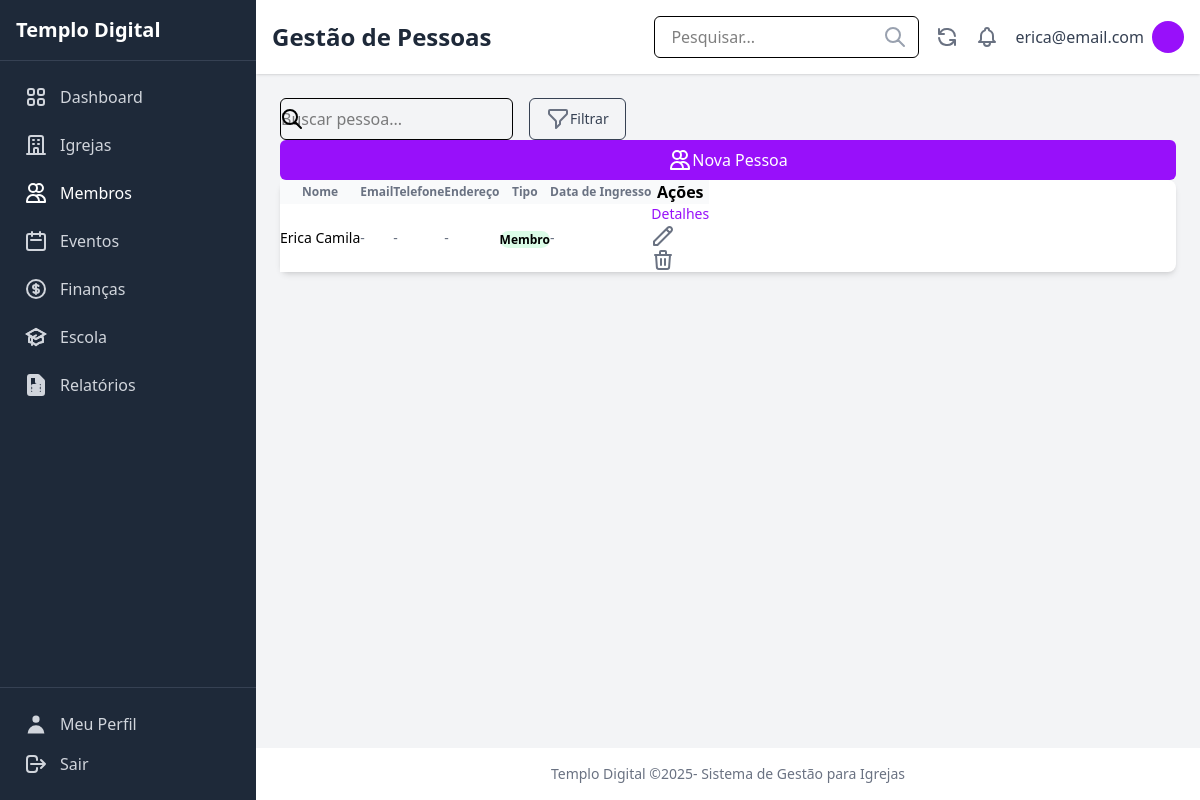
The app's page /membros/ (signed in), older data.
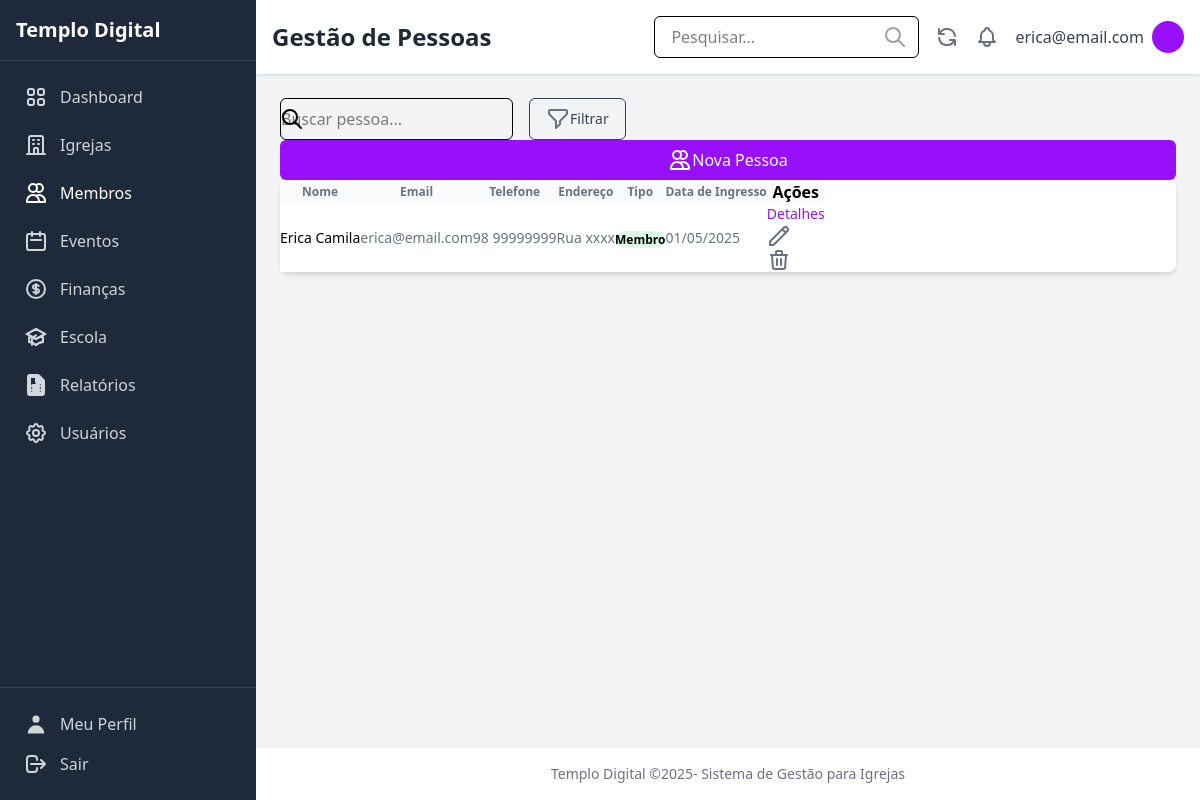
The same page, newer data.
### members/models.py (models this page shows, shortened)
class Member(models.Model):
    MEMBER_TYPE_CHOICES = [
        ("membro", "Membro"),
        ("visitante", "Visitante"),
        ("obreiro", "Obreiro"),
    ]
    GENDER_CHOICES = [
        ("M", "Masculino"),
        ("F", "Feminino"),
        ("O", "Outro"),
    ]
    MARITAL_STATUS_CHOICES = [
        ("solteiro", "Solteiro(a)"),
        ("casado", "Casado(a)"),
        ("divorciado", "Divorciado(a)"),
        ("viuvo", "Viúvo(a)"),
    ]
    STATUS_CHOICES = [
        ("ativo", "Ativo"),
        ("inativo", "Inativo"),
        ("transferido", "Transferido"),
        ("disciplina", "Em Disciplina"),
        ("visitante", "Visitante"),
    ]
    user = models.OneToOneField(settings.AUTH_USER_MODEL, on_delete=models.SET_NULL, null=True, blank=True, verbose_name="Usuário do Sistema")
    name = models.CharField(max_length=255, verbose_name="Nome Completo")
    birth_date = models.DateField(null=True, blank=True, verbose_name="Data de Nascimento")
    gender = models.CharField(max_length=10, choices=GENDER_CHOICES, null=True, blank=True, verbose_name="Sexo")
    marital_status = models.CharField(max_length=15, choices=MARITAL_STATUS_CHOICES, null=True, blank=True, verbose_name="Estado Civil")
    address = models.TextField(blank=True, null=True, verbose_name="Endereço")
    phone = models.CharField(max_length=20, blank=True, null=True, verbose_name="Telefone")
    email = models.EmailField(blank=True, null=True, verbose_name="Email")
    baptism_date = models.DateField(null=True, blank=True, verbose_name="Data de Batismo")
    join_date = models.DateField(blank=True, null=True, verbose_name="Data de Ingresso")
    origin_church = models.CharField(max_length=255, blank=True, null=True, verbose_name="Igreja de Origem")
    member_type = models.CharField(max_length=50, choices=MEMBER_TYPE_CHOICES, default="membro", verbose_name="Tipo de Membro") # Pode ser redundante com role
    role = models.CharField(max_length=100, blank=True, null=True, verbose_name="Cargo/Função")
    status = models.CharField(max_length=15, choices=STATUS_CHOICES, default="ativo", verbose_name="Status")
    church = models.ForeignKey(Church, on_delete=models.SET_NULL, null=True, blank=True, related_name="members", verbose_name="Igreja Atual")
    photo = models.ImageField(upload_to='member_photos/', null=True, blank=True, verbose_name="Foto")
    notes = models.TextField(blank=True, null=True, verbose_name="Observações")
    created_at = models.DateTimeField(auto_now_add=True, verbose_name="Criado em")
    updated_at = models.DateTimeField(auto_now=True, verbose_name="Atualizado em")
    class Meta:
        verbose_name = "Membro"
        verbose_name_plural = "Membros"
        ordering = ["name"]

### members/views.py (the view)
# urls.py: path("", views.MemberListView.as_view(), name="member_list"),
@method_decorator(login_required, name='dispatch')
class MemberListView(ListView):
    model = Member
    template_name = "members/member_list.html"
    context_object_name = "members"
    paginate_by = 15
    def get_queryset(self):
        queryset = super().get_queryset().select_related("church")
        return queryset.order_by("name")
    def get_context_data(self, **kwargs):
        context = super().get_context_data(**kwargs)
        context['active_menu'] = 'members'
        return context

### members/templates/members/member_list.html (shortened to what the changed rows need)
{% extends "core/base.html" %}
{% load static humanize %}
{% block page_title %}Gestão de Pessoas{% endblock %}
{% block content %}
<div class="bg-white shadow-md rounded-lg overflow-x-auto">
    <table class="min-w-full divide-y divide-gray-200">
        <thead class="bg-gray-50">
            <tr>
                <th scope="col" class="px-6 py-3 text-left text-xs font-medium text-gray-500 uppercase tracking-wider">Nome</th>
                <th scope="col" class="px-6 py-3 text-left text-xs font-medium text-gray-500 uppercase tracking-wider">Email</th>
                <th scope="col" class="px-6 py-3 text-left text-xs font-medium text-gray-500 uppercase tracking-wider">Telefone</th>
                <th scope="col" class="px-6 py-3 text-left text-xs font-medium text-gray-500 uppercase tracking-wider">Endereço</th>
                <th scope="col" class="px-6 py-3 text-left text-xs font-medium text-gray-500 uppercase tracking-wider">Tipo</th>
                <th scope="col" class="px-6 py-3 text-left text-xs font-medium text-gray-500 uppercase tracking-wider">Data de Ingresso</th>
                <th scope="col" class="relative px-6 py-3">
                    <span class="sr-only">Ações</span>
                </th>
            </tr>
        </thead>
        <tbody class="bg-white divide-y divide-gray-200">
            {% for member in members %}
            <tr>
                <td class="px-6 py-4 whitespace-nowrap">
                    <div class="flex items-center">
                        <div class="ml-4">
                            <div class="text-sm font-medium text-gray-900">{{ member.name }}</div>
                        </div>
                    </div>
                </td>
                <td class="px-6 py-4 whitespace-nowrap text-sm text-gray-500">{{ member.email|default:"-" }}</td>
                <td class="px-6 py-4 whitespace-nowrap text-sm text-gray-500">{{ member.phone|default:"-" }}</td>
                <td class="px-6 py-4 whitespace-nowrap text-sm text-gray-500">{{ member.address|truncatechars:30|default:"-" }}</td>
                <td class="px-6 py-4 whitespace-nowrap">
                    <span class="px-2 inline-flex text-xs leading-5 font-semibold rounded-full
                        {% if member.member_type == 'MEMBRO' %} bg-blue-100 text-blue-800
                        {% elif member.member_type == 'VISITANTE' %} bg-yellow-100 text-yellow-800
                        {% else %} bg-green-100 text-green-800 {% endif %}">
                        {{ member.get_member_type_display }}
                    </span>
                </td>
                <td class="px-6 py-4 whitespace-nowrap text-sm text-gray-500">{{ member.join_date|date:"d/m/Y"|default:"-" }}</td>
                <td class="px-6 py-4 whitespace-nowrap text-right text-sm font-medium">
                    <a href="{% url 'members:member_detail' member.pk %}" class="text-purple-600 hover:text-purple-900 mr-3">Detalhes</a>
                    <a href="{% url 'members:member_edit' member.pk %}" class="text-indigo-600 hover:text-indigo-900 mr-3">{% include 'icons/edit.html' %}</a>
                    <a href="{% url 'members:member_delete' member.pk %}" class="text-red-600 hover:text-red-900">{% include 'icons/trash.html' %}</a>
                </td>
            </tr>
            {% empty %}
            <tr>
                <td colspan="7" class="px-6 py-10 text-center text-sm text-gray-500">Nenhuma pessoa cadastrada ainda.</td>
            </tr>
            {% endfor %}
        </tbody>
    </table>
</div>
{% endblock %}

### core/templates/core/base.html (shortened to what the changed rows need)
{% load static tailwind_tags %}
<!DOCTYPE html>
<html lang="pt-br">
  <head>
    {% tailwind_css %}
  </head>
  <body class="bg-gray-100 flex min-h-screen">
    {% if user.is_authenticated %}
      <aside class="w-64 bg-gray-800 text-white flex flex-col fixed inset-y-0 left-0">
        <div class="p-4 border-b border-gray-700">
          <h1 class="text-xl font-semibold">Templo Digital</h1>
        </div>
        <nav class="flex-grow p-4">
          <ul class="space-y-2">
            {% if user.role == 'admin' %}
              <li>
                <a href="{% url 'users:user_list' %}"
                  class="flex items-center p-2 {% if active_menu == 'users' %}
                    bg-purple-700 text-white
                  {% else %}
                    text-gray-300 hover:bg-gray-700 hover:text-white
                  {% endif %} rounded-md">
                  <span class="ml-3">Usuários</span>
                </a>
              </li>
            {% endif %}
          </ul>
        </nav>
      </aside>
    {% endif %}
    {% if user.is_authenticated %}
    <div class="flex-1 flex flex-col ml-64">
    {% else %}
    <div class="flex-1 flex flex-col">
    {% endif %}
        {% if user.is_authenticated %}
      <header class="bg-white shadow-sm p-4 flex justify-between items-center">
        <div>
          <h1 class="text-2xl font-semibold text-gray-800">
            {% block page_title %}{% endblock %}
          </h1>
        </div>
      </header>
        {% endif %}
      <main class="flex-grow p-6">
        {% block content %}{% endblock %}
      </main>
    </div>
  </body>
</html>

Row changes from the older to the newer data that the page shows:
changed CustomUser "erica@email.com": role "membro" → "admin" (drawn)
changed Member "Erica Camila": email "-" → "erica@email.com"; phone "-" → "98 99999999"; address "-" → "Rua xxxx"; join_date "-" → "01/05/2025"
Text that changed along with them:
text now shown: "Usuários"
